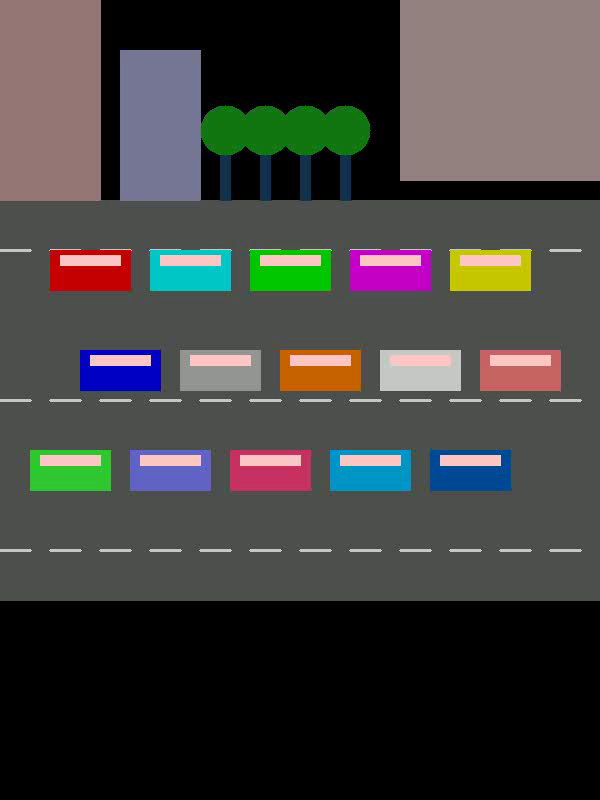
#> input picture frame 0 of real_traffic_video.mp4, 600 x 800 px
$ python real_traffic_detector.py
#> lines starting #> are read from the running program, lines starting #| are printed output that depends on the picture; after the words box and inside, x2 and y2 are one past the last pixel; in counts of white or black regions, pixels touching at a corner belong together
import cv2
import numpy as np
import matplotlib.pyplot as plt
import os
import time

class RealTrafficDetector:
    def __init__(self, video_path):
        self.video_path = video_path
        self.cap = None
        self.car_count = 0
        self.car_counts_history = []
        self.frame_count = 0

        # Background subtractor for motion detection
        self.bg_subtractor = cv2.createBackgroundSubtractorMOG2(
            history=500,
            varThreshold=50,
            detectShadows=True
        )

        # Morphological kernel for noise reduction
        self.kernel = cv2.getStructuringElement(cv2.MORPH_ELLIPSE, (3, 3))

        # Car detection parameters
        self.min_contour_area = 800
        self.max_contour_area = 20000
        self.min_aspect_ratio = 0.3
        self.max_aspect_ratio = 2.0

    def start_video_capture(self):
        """Start video capture from file"""
        self.cap = cv2.VideoCapture(self.video_path)
        if not self.cap.isOpened():
            print(f"Error: Could not open video file {self.video_path}")
            return False

        # Get video properties
        self.fps = self.cap.get(cv2.CAP_PROP_FPS)
        self.width = int(self.cap.get(cv2.CAP_PROP_FRAME_WIDTH))
        self.height = int(self.cap.get(cv2.CAP_PROP_FRAME_HEIGHT))
        self.total_frames = int(self.cap.get(cv2.CAP_PROP_FRAME_COUNT))

        print(f"Video loaded: {self.width}x{self.height}, {self.fps} FPS, {self.total_frames} frames")
        return True

    def preprocess_frame(self, frame):
        """Preprocess frame for better car detection"""
        # Convert to grayscale
        gray = cv2.cvtColor(frame, cv2.COLOR_BGR2GRAY)

        # Apply Gaussian blur to reduce noise
        blurred = cv2.GaussianBlur(gray, (5, 5), 0)

        # Apply histogram equalization to improve contrast
        equalized = cv2.equalizeHist(blurred)

        return equalized

    def detect_cars_motion(self, frame):
        """Detect cars using motion detection"""
        # Apply background subtraction
        fg_mask = self.bg_subtractor.apply(frame)

        # Apply morphological operations to clean up the mask
        fg_mask = cv2.morphologyEx(fg_mask, cv2.MORPH_OPEN, self.kernel)
        fg_mask = cv2.morphologyEx(fg_mask, cv2.MORPH_CLOSE, self.kernel)

        # Find contours
        contours, _ = cv2.findContours(fg_mask, cv2.RETR_EXTERNAL, cv2.CHAIN_APPROX_SIMPLE)

        cars = []
        for contour in contours:
            area = cv2.contourArea(contour)
            if self.min_contour_area < area < self.max_contour_area:
                x, y, w, h = cv2.boundingRect(contour)
                aspect_ratio = float(w) / h

                # Filter by aspect ratio and size
                if (self.min_aspect_ratio < aspect_ratio < self.max_aspect_ratio and
                    w > 30 and h > 30):
                    cars.append((x, y, w, h))

        return cars

    def detect_cars_contour(self, frame):
        """Detect cars using contour analysis"""
        # Apply adaptive thresholding
        thresh = cv2.adaptiveThreshold(
            frame, 255, cv2.ADAPTIVE_THRESH_GAUSSIAN_C,
            cv2.THRESH_BINARY_INV, 11, 2
        )

        # Apply morphological operations
        kernel = np.ones((5, 5), np.uint8)
        opening = cv2.morphologyEx(thresh, cv2.MORPH_OPEN, kernel)
        closing = cv2.morphologyEx(opening, cv2.MORPH_CLOSE, kernel)

        # Find contours
        contours, _ = cv2.findContours(closing, cv2.RETR_EXTERNAL, cv2.CHAIN_APPROX_SIMPLE)

        cars = []
        for contour in contours:
            area = cv2.contourArea(contour)
            if self.min_contour_area < area < self.max_contour_area:
                x, y, w, h = cv2.boundingRect(contour)
                aspect_ratio = float(w) / h

                if (self.min_aspect_ratio < aspect_ratio < self.max_aspect_ratio and
                    w > 30 and h > 30):
                    cars.append((x, y, w, h))

        return cars

    def process_frame(self, frame):
        """Process a single frame to detect cars"""
        self.frame_count += 1

        # Preprocess frame
        processed_frame = self.preprocess_frame(frame)

        # Try motion detection first
        cars_motion = self.detect_cars_motion(processed_frame)

        # Try contour detection as backup
        cars_contour = self.detect_cars_contour(processed_frame)

        # Use the method that detects more cars (or motion if similar)
        if len(cars_motion) >= len(cars_contour):
            cars = cars_motion
            method = "Motion"
        else:
            cars = cars_contour
            method = "Contour"

        # Update car count
        self.car_count = len(cars)
        self.car_counts_history.append(self.car_count)

        # Draw bounding boxes
        result_frame = frame.copy()
        for (x, y, w, h) in cars:
            cv2.rectangle(result_frame, (x, y), (x + w, y + h), (0, 255, 0), 2)

        # Add information overlay
        cv2.putText(result_frame, f'Cars: {self.car_count}', (10, 30),
                   cv2.FONT_HERSHEY_SIMPLEX, 1, (0, 255, 0), 2)
        cv2.putText(result_frame, f'Method: {method}', (10, 70),
                   cv2.FONT_HERSHEY_SIMPLEX, 0.7, (255, 255, 255), 2)
        cv2.putText(result_frame, f'Frame: {self.frame_count}/{self.total_frames}', (10, 110),
                   cv2.FONT_HERSHEY_SIMPLEX, 0.7, (255, 255, 255), 2)

        return result_frame

    def run_detection(self, show_video=True, save_frames=False):
        """Run car detection on the video"""
        if not self.start_video_capture():
            return

        # Create output directory if saving frames
        if save_frames:
            os.makedirs('output', exist_ok=True)

        print(f"Starting car detection simulation...")
        print(f"Video: {self.width}x{self.height}, {self.fps} FPS, {self.total_frames} frames")
        print("Press 'q' to quit during video playback")

        try:
            while self.cap.isOpened():
                ret, frame = self.cap.read()
                if not ret:
                    print("End of video stream")
                    break

                # Process frame
                processed_frame = self.process_frame(frame)

                # Show video if requested
                if show_video:
                    cv2.imshow('Real Traffic Car Detection', processed_frame)
                    if cv2.waitKey(30) & 0xFF == ord('q'):  # Increased delay for better viewing
                        break

                # Save frame if requested
                if save_frames and self.frame_count % 10 == 0:  # Save every 10th frame
                    cv2.imwrite(f'output/frame_{self.frame_count:06d}.jpg', processed_frame)

                # Print progress for each frame
                print(f"Frame {self.frame_count}/{self.total_frames}: Detected {self.car_count} cars")

        finally:
            self.cap.release()
            cv2.destroyAllWindows()

    def plot_car_count_history(self):
        """Plot car count history"""
        plt.figure(figsize=(12, 6))
        plt.plot(self.car_counts_history)
        plt.title('Car Count Over Time - Real Traffic Footage')
        plt.xlabel('Frame Number')
        plt.ylabel('Number of Cars Detected')
        plt.grid(True, alpha=0.3)

        # Add statistics
        avg_cars = np.mean(self.car_counts_history)
        max_cars = np.max(self.car_counts_history)
        plt.axhline(y=avg_cars, color='r', linestyle='--', alpha=0.7, label=f'Average: {avg_cars:.1f}')
        plt.axhline(y=max_cars, color='g', linestyle='--', alpha=0.7, label=f'Maximum: {max_cars}')
        plt.legend()

        plt.tight_layout()
        plt.savefig('output/real_traffic_car_count.png', dpi=300, bbox_inches='tight')
        plt.show()

        print(f"\nCar Detection Statistics:")
        print(f"Average cars per frame: {avg_cars:.2f}")
        print(f"Maximum cars detected: {max_cars}")
        print(f"Total frames processed: {len(self.car_counts_history)}")
        print(f"Total unique car detections: {sum(self.car_counts_history)}")

def main():
    # Check if video file exists
    video_path = "real_traffic_video.mp4"
    if not os.path.exists(video_path):
        print(f"Error: Video file {video_path} not found!")
        print("Please make sure the video file is in the current directory.")
        return

    # Create detector
    detector = RealTrafficDetector(video_path)

    # Run detection simulation
    detector.run_detection(show_video=True, save_frames=True)
#> in run_detection, frame is the input picture: shape (800, 600, 3); mean B, G, R 63.4, 65.4, 66.4
#> in preprocess_frame, `gray = cv2.cvtColor(frame, cv2.COLOR_BGR2GRAY)`:
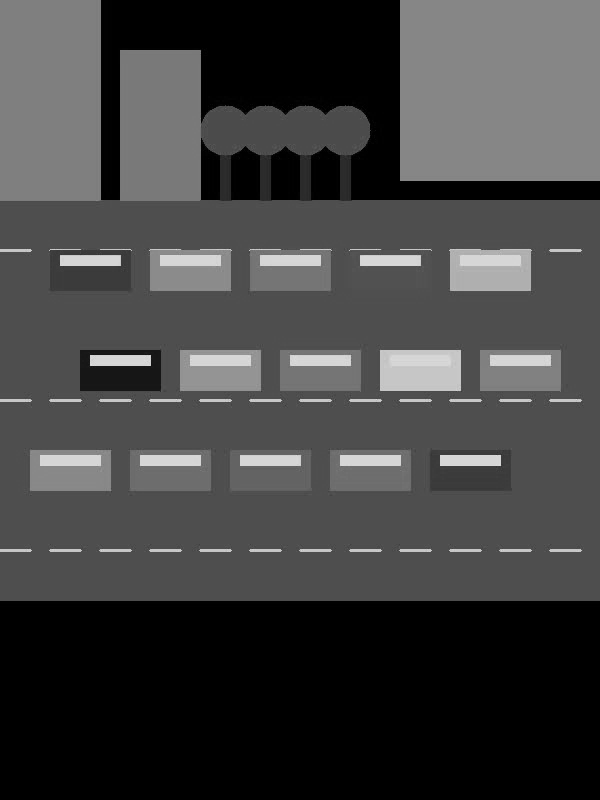
#> gray: shape (800, 600); min 0, max 224, mean 65.4
#> in preprocess_frame, `equalized = cv2.equalizeHist(blurred)`:
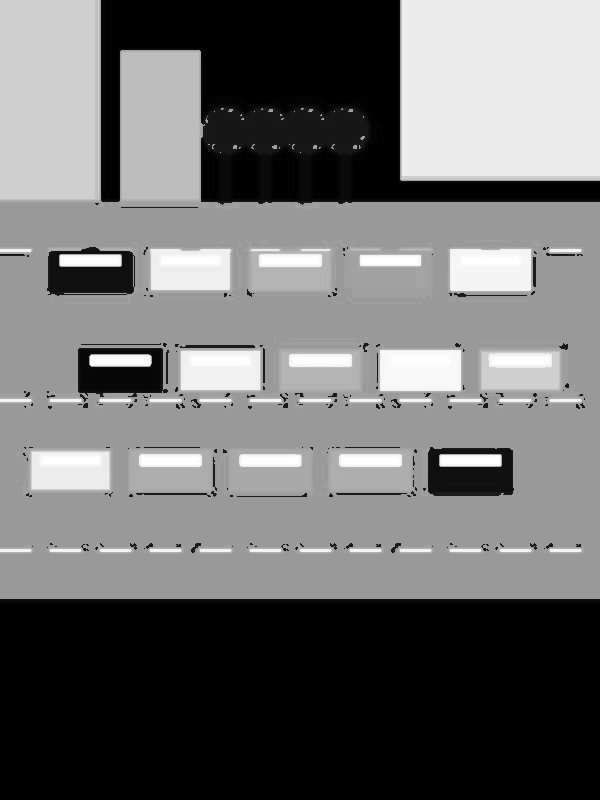
#> equalized: shape (800, 600); min 0, max 255, mean 110.5
#> in detect_cars_motion, `fg_mask = self.bg_subtractor.apply(frame)`:
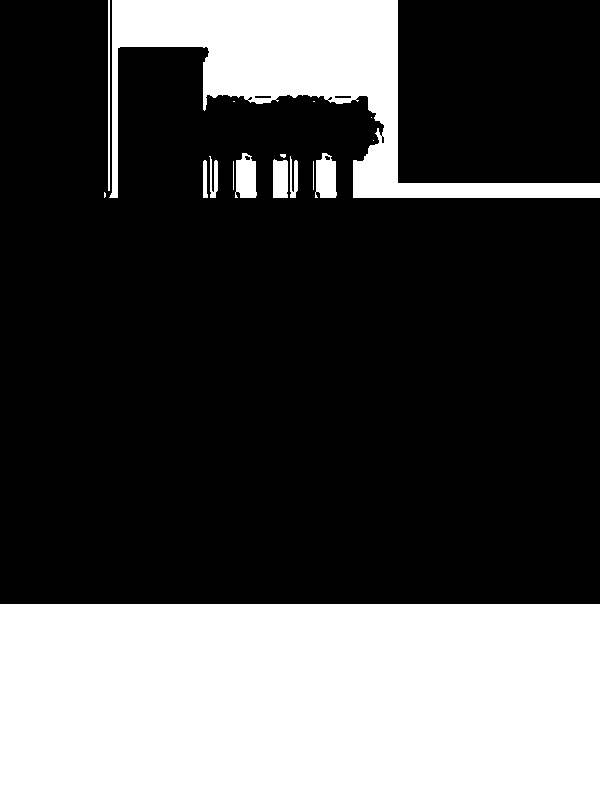
#> fg_mask: shape (800, 600); values 127 (black) and 255 (white), 31.5% white; 17 white regions (6 under 20 px), largest, box (x1, y1, x2, y2) and area: (0, 604, 600, 800) 117600, (109, 0, 600, 198) 30557, (235, 153, 257, 198) 789
#> in detect_cars_motion, `fg_mask = cv2.morphologyEx(fg_mask, cv2.MORPH_OPEN, self.kernel)`:
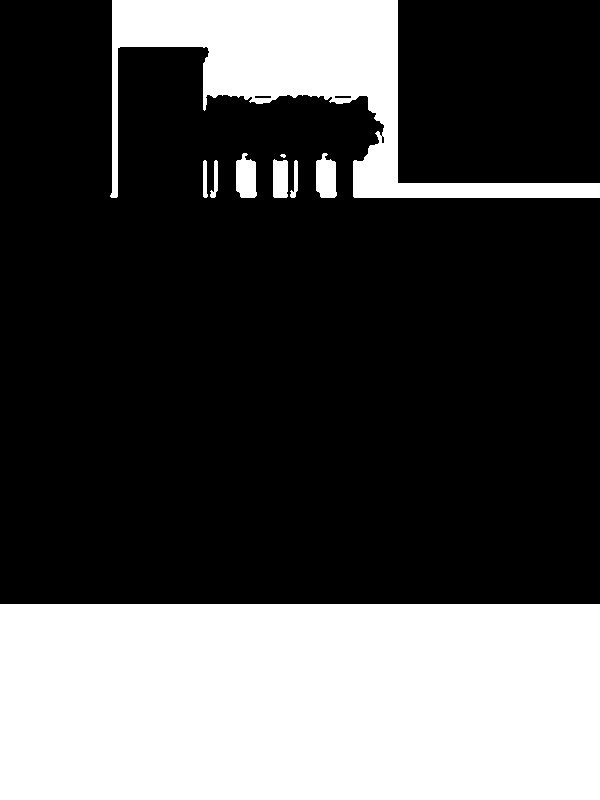
#> fg_mask: shape (800, 600); values 127 (black) and 255 (white), 31.4% white; 9 white regions (1 under 20 px), largest, box (x1, y1, x2, y2) and area: (0, 604, 600, 800) 117600, (110, 0, 600, 198) 30528, (236, 153, 257, 198) 763
#> in detect_cars_motion, `fg_mask = cv2.morphologyEx(fg_mask, cv2.MORPH_CLOSE, self.kernel)`: fg_mask: shape (800, 600); values 127 (black) and 255 (white), 31.4% white; 7 white regions (1 under 20 px), largest, box (x1, y1, x2, y2) and area: (0, 604, 600, 800) 117600, (110, 0, 600, 198) 30620, (236, 153, 257, 198) 765, (316, 153, 337, 198) 765, (273, 159, 298, 198) 726, (203, 160, 218, 198) 317
#> in detect_cars_motion, `contours, _ = cv2.findContours(fg_mask, cv2.RETR_EXTERNAL, cv2.CHAIN_A..`: contours = [[[0, 0], [0, 799], [599, 799], [599, 0]]]
#> the loop in detect_cars_motion, `for contour in contours:` made 1 pass
#> (contour, area) on pass 1: ([[0, 0], [0, 799], [599, 799], [599, 0]], 478601)
#> after the loop in detect_cars_motion, `for contour in contours:`: cars = []
#> in detect_cars_contour, `thresh = cv2.adaptiveThreshold( frame, 255, cv2.ADAPTIVE_THRESH_GAUSSI..`: thresh: shape (800, 600); 9.3% white; 409 white regions (258 under 20 px), largest, box (x1, y1, x2, y2) and area: (101, 0, 600, 205) 6712, (0, 599, 600, 605) 3600, (150, 240, 340, 293) 2031
#> in detect_cars_contour, `opening = cv2.morphologyEx(thresh, cv2.MORPH_OPEN, kernel)`: opening: shape (800, 600); 5.1% white; 111 white regions, largest, box (x1, y1, x2, y2) and area: (0, 599, 600, 605) 3600, (78, 348, 163, 394) 1299, (351, 196, 600, 202) 1250
#> in detect_cars_contour, `closing = cv2.morphologyEx(opening, cv2.MORPH_CLOSE, kernel)`:
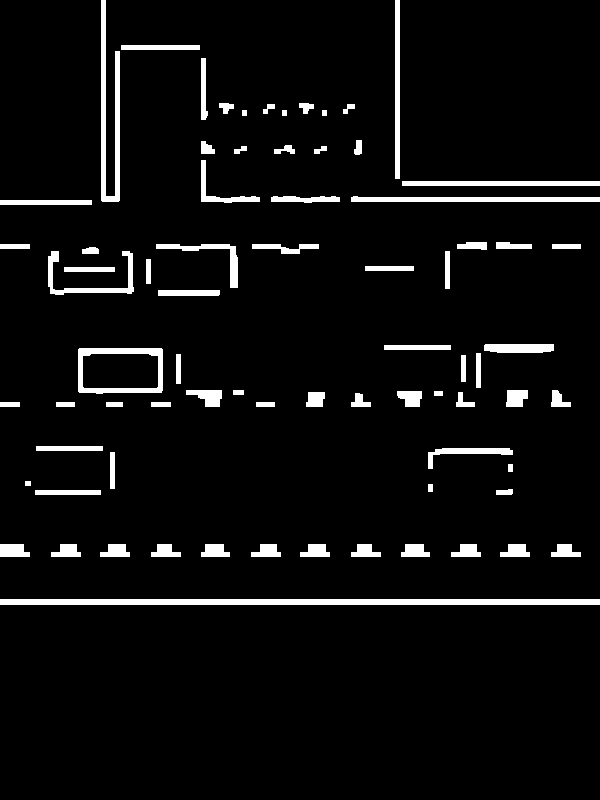
#> closing: shape (800, 600); 5.3% white; 75 white regions
#> in detect_cars_contour, `contours, _ = cv2.findContours(closing, cv2.RETR_EXTERNAL, cv2.CHAIN_A..`: contours = 75 contours; largest, box (x1, y1, x2, y2) and area: (78, 348, 163, 394) 3700, (0, 599, 600, 605) 2995, (101, 0, 120, 202) 1454, (351, 196, 600, 202) 997, (402, 181, 600, 186) 788
#> the loop in detect_cars_contour, `for contour in contours:` made 75 passes
#> (contour, area, x, y, w, h, aspect_ratio) on pass 1: ([[0, 599], [0, 604], [599, 604], [599, 599]], 2995, 0, 599, 600, 6, 100)
#> (area, x, y, w, h, aspect_ratio) on passes 39, 56, 75: (3700, 78, 348, 85, 46, 1.85), (997, 351, 196, 249, 6, 41.5), (1454, 101, 0, 19, 202, 0.0941)
#> after the loop in detect_cars_contour, `for contour in contours:`: cars = [(78, 348, 85, 46)]
#> in process_frame, `self.car_count = len(cars)`: self.car_count = 1
#> the loop in process_frame, `for (x, y, w, h) in cars:` made 1 pass
#> after the loop in process_frame, `for (x, y, w, h) in cars:`:
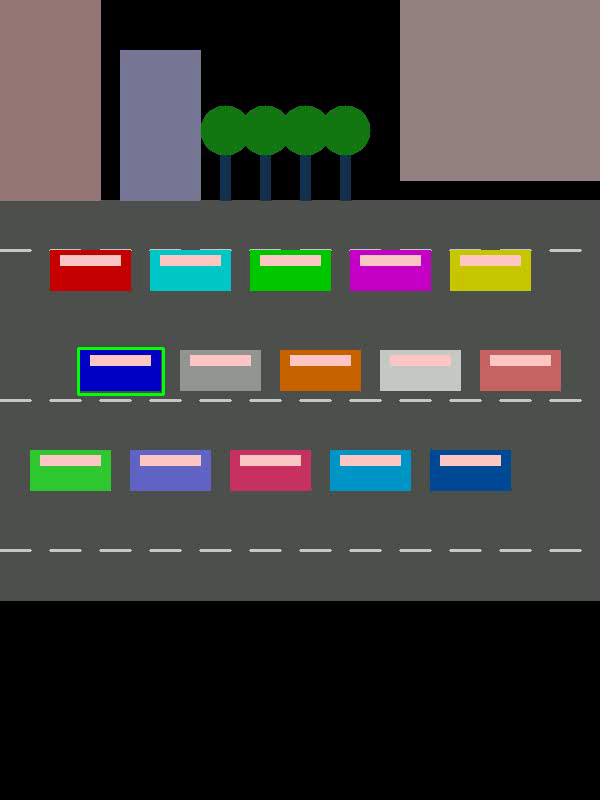
#> result_frame: shape (800, 600, 3); 0.16% of pixels changed, all inside (x1, y1, x2, y2) = (77, 347, 165, 396)
#> in process_frame, `cv2.putText(result_frame, f'Frame: {self.frame_count}/{self.total_fram..`:
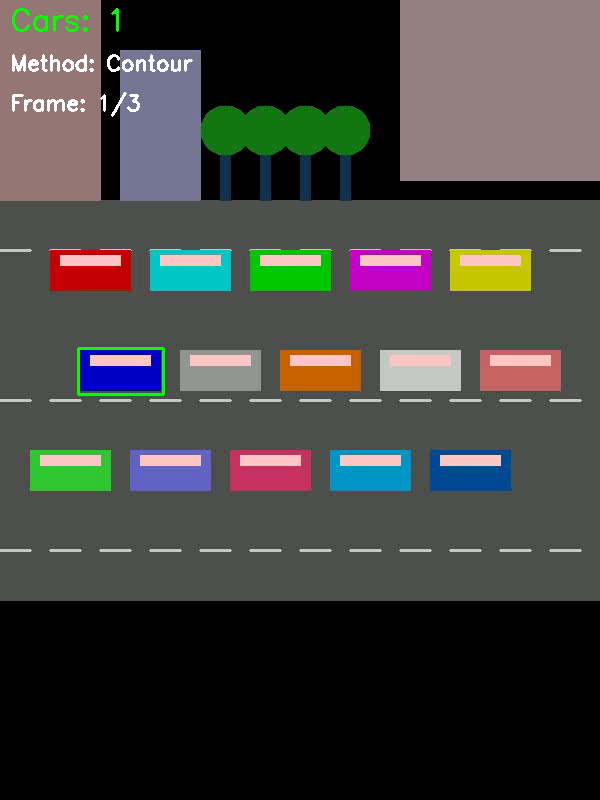
#> result_frame: shape (800, 600, 3); mean B, G, R 63.8, 66.5, 66.7
#> (key q is pressed here)

    # Print final statistics
    if detector.car_counts_history:
        avg_cars = np.mean(detector.car_counts_history)
#> avg_cars = 1
        max_cars = np.max(detector.car_counts_history)
#> max_cars = 1
        print(f"\n=== DETECTION SIMULATION COMPLETE ===")
        print(f"Average cars per frame: {avg_cars:.2f}")
#| Average cars per frame: 1.00
        print(f"Maximum cars detected: {max_cars}")
#| Maximum cars detected: 1
        print(f"Total frames processed: {len(detector.car_counts_history)}")
#| Total frames processed: 1
        print(f"Total car detections: {sum(detector.car_counts_history)}")
#| Total car detections: 1
        print("Check 'output' folder for saved frames.")

if __name__ == "__main__":
    main()
